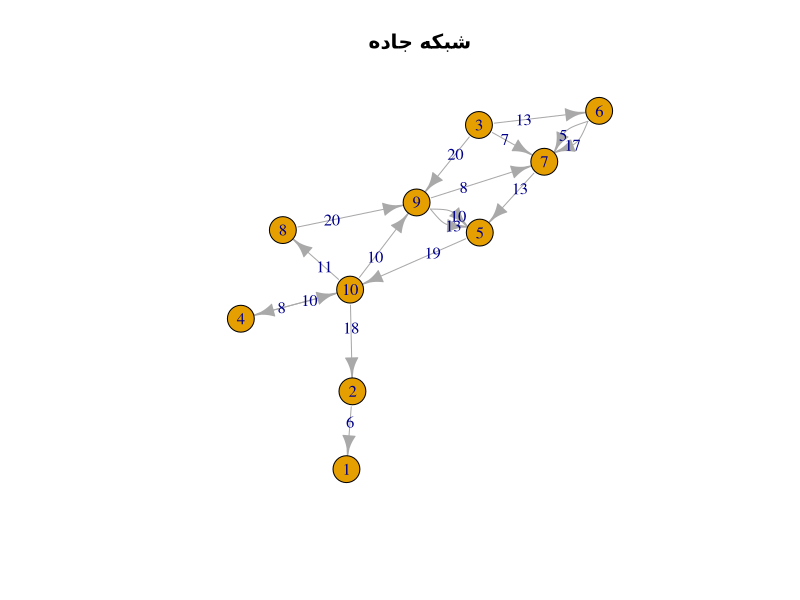
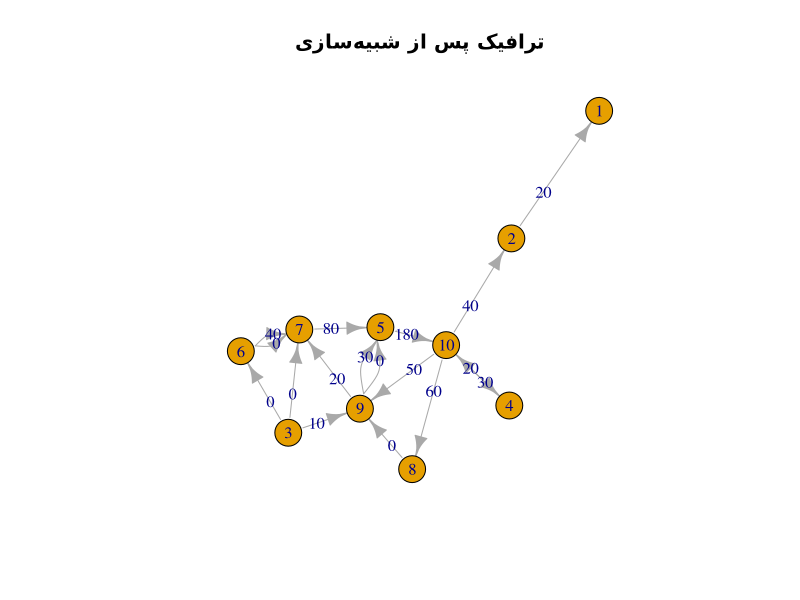
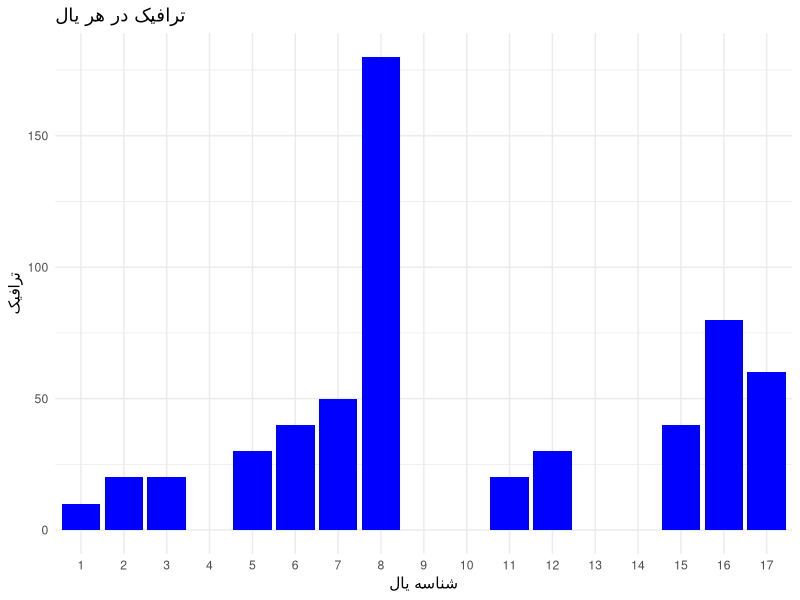
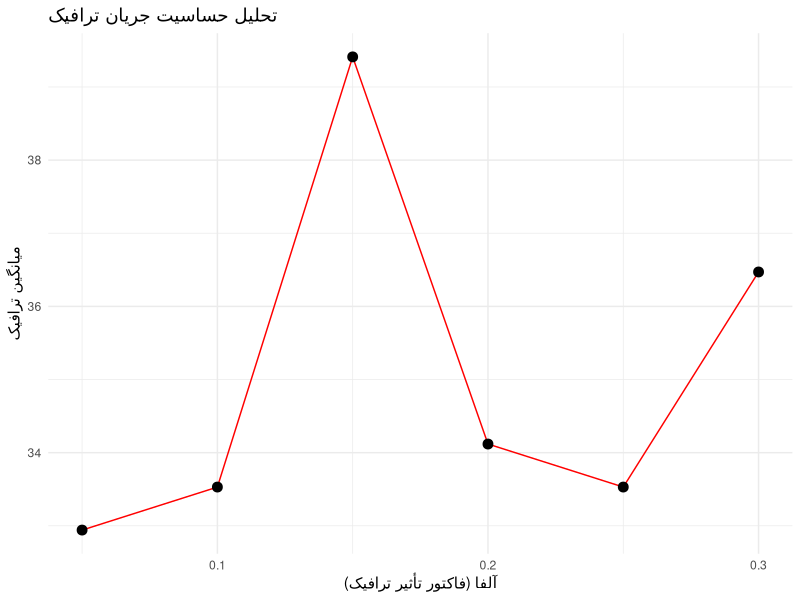

Source code (R) for these figures, in order:
## ---- chunk 1
library(igraph)
library(dplyr)
library(ggplot2)

## ---- chunk 2
set.seed(123)
nodes <- 1:10  # 10 تقاطع
edges <- data.frame(
  from = sample(nodes, 20, replace = TRUE),
  to = sample(nodes, 20, replace = TRUE),
  capacity = sample(10:50, 20, replace = TRUE),  # ظرفیت هر جاده
  base_time = sample(5:20, 20, replace = TRUE)  # زمان سفر پایه بدون ترافیک
)
edges <- edges %>% filter(from != to)  # حذف حلقههای خود به خودی

# ایجاد گراف
road_network <- graph_from_data_frame(edges, directed = TRUE)

# تجسم گراف
plot(road_network, edge.label = E(road_network)$base_time, main = "شبکه جاده")

## ---- chunk 3
simulate_traffic <- function(graph, n_agents, n_steps, alpha = 0.1) {
  agents <- data.frame(
    id = 1:n_agents,
    origin = sample(V(graph)$name, n_agents, replace = TRUE),
    destination = sample(V(graph)$name, n_agents, replace = TRUE)
  )
  
  agents <- agents %>% filter(origin != destination)  # حذف مسیرهای نامعتبر
  
  # مقداردهی اولیه ترافیک در یالها
  E(graph)$traffic <- 0
  print("تعداد خودروها و مسیرهای نامعتبر:")
  print(nrow(agents))
  
  for (step in 1:n_steps) {
    print(paste("مرحله:", step))
    for (i in 1:nrow(agents)) {
      origin <- agents$origin[i]
      destination <- agents$destination[i]
      
      # محاسبه کوتاهترین مسیر بر اساس زمانهای سفر فعلی
      E(graph)$weight <- E(graph)$base_time * (1 + alpha * E(graph)$traffic / E(graph)$capacity)
      path <- shortest_paths(graph, from = origin, to = destination, output = "vpath")$vpath[[1]]
      
      if (length(path) > 1) {
        # بهروزرسانی ترافیک در طول مسیر
        for (j in 1:(length(path) - 1)) {
          edge <- get.edge.ids(graph, c(path[j], path[j + 1]))
          E(graph)$traffic[edge] <- E(graph)$traffic[edge] + 1
        }
      }
    }
    
    # کاهش ترافیک پس از هر مرحله
    E(graph)$traffic <- pmax(0, E(graph)$traffic - 1)
    print(paste("ترافیک پس از مرحله", step, ":", toString(E(graph)$traffic)))
  }
  
  return(graph)
}

## ---- chunk 4
n_agents <- 50  # تعداد خودروها
n_steps <- 10   # تعداد مراحل زمانی
simulated_graph <- simulate_traffic(road_network, n_agents, n_steps)

# تجسم توزیع ترافیک
plot(simulated_graph, edge.label = E(simulated_graph)$traffic, main = "ترافیک پس از شبیهسازی")
print("شبیهسازی ترافیک انجام شد.")

## ---- chunk 5
traffic_data <- data.frame(
  edge_id = 1:ecount(simulated_graph),
  from = ends(simulated_graph, 1:ecount(simulated_graph))[, 1],
  to = ends(simulated_graph, 1:ecount(simulated_graph))[, 2],
  traffic = E(simulated_graph)$traffic
)

# نمایش دادههای ترافیک در یالها
print("دادههای ترافیک در یالها:")
print(traffic_data)

ggplot(traffic_data, aes(x = factor(edge_id), y = traffic)) +
  geom_bar(stat = "identity", fill = "blue") +
  labs(title = "ترافیک در هر یال", x = "شناسه یال", y = "ترافیک") +
  theme_minimal()

## ---- chunk 6
sensitivity_analysis <- function(graph, n_agents, n_steps, alphas) {
  results <- data.frame()
  
  for (alpha in alphas) {
    simulated_graph <- simulate_traffic(graph, n_agents, n_steps, alpha)
    avg_traffic <- mean(E(simulated_graph)$traffic)
    results <- rbind(results, data.frame(alpha = alpha, avg_traffic = avg_traffic))
    
    print(paste("آلفا:", alpha, "- میانگین ترافیک:", avg_traffic))
  }
  
  return(results)
}

# انجام تحلیل حساسیت
alphas <- seq(0.05, 0.3, by = 0.05)
results <- sensitivity_analysis(road_network, n_agents, n_steps, alphas)

ggplot(results, aes(x = alpha, y = avg_traffic)) +
  geom_line(color = "red") +
  geom_point(size = 3) +
  labs(title = "تحلیل حساسیت جریان ترافیک", x = "آلفا (فاکتور تأثیر ترافیک)", y = "میانگین ترافیک") +
  theme_minimal()

print("تحلیل حساسیت انجام شد.")

